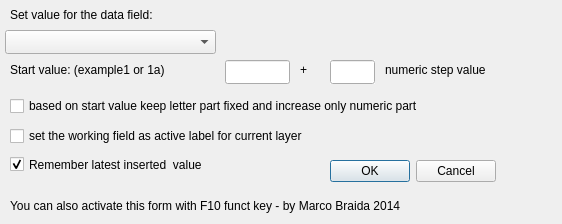
<?xml version="1.0" encoding="UTF-8"?>
<ui version="4.0">
 <class>HouseNumbering_update_selected_form</class>
 <widget class="QDialog" name="HouseNumbering_update_selected_form">
  <property name="geometry">
   <rect>
    <x>0</x>
    <y>0</y>
    <width>562</width>
    <height>224</height>
   </rect>
  </property>
  <property name="windowTitle">
   <string>HouseNumbering</string>
  </property>
  <widget class="QDialogButtonBox" name="buttonBox">
   <property name="geometry">
    <rect>
     <x>295</x>
     <y>155</y>
     <width>201</width>
     <height>32</height>
    </rect>
   </property>
   <property name="orientation">
    <enum>Qt::Horizontal</enum>
   </property>
   <property name="standardButtons">
    <set>QDialogButtonBox::Cancel|QDialogButtonBox::Ok</set>
   </property>
  </widget>
  <widget class="QComboBox" name="CBfields">
   <property name="geometry">
    <rect>
     <x>5</x>
     <y>30</y>
     <width>211</width>
     <height>24</height>
    </rect>
   </property>
  </widget>
  <widget class="QLineEdit" name="QLEvalore">
   <property name="geometry">
    <rect>
     <x>225</x>
     <y>60</y>
     <width>65</width>
     <height>24</height>
    </rect>
   </property>
  </widget>
  <widget class="QLabel" name="label">
   <property name="geometry">
    <rect>
     <x>10</x>
     <y>5</y>
     <width>491</width>
     <height>20</height>
    </rect>
   </property>
   <property name="layoutDirection">
    <enum>Qt::LeftToRight</enum>
   </property>
   <property name="text">
    <string>Set value for the data field:</string>
   </property>
  </widget>
  <widget class="QLabel" name="label_2">
   <property name="geometry">
    <rect>
     <x>10</x>
     <y>60</y>
     <width>206</width>
     <height>20</height>
    </rect>
   </property>
   <property name="layoutDirection">
    <enum>Qt::RightToLeft</enum>
   </property>
   <property name="text">
    <string>Start value: (example1 or 1a)</string>
   </property>
  </widget>
  <widget class="QLabel" name="label_3">
   <property name="geometry">
    <rect>
     <x>10</x>
     <y>195</y>
     <width>501</width>
     <height>21</height>
    </rect>
   </property>
   <property name="text">
    <string>You can also activate this form with F10 funct key - by Marco Braida 2014</string>
   </property>
  </widget>
  <widget class="QCheckBox" name="cBkeepLatestValue">
   <property name="geometry">
    <rect>
     <x>10</x>
     <y>155</y>
     <width>251</width>
     <height>19</height>
    </rect>
   </property>
   <property name="text">
    <string>Remember latest inserted  value</string>
   </property>
   <property name="checked">
    <bool>true</bool>
   </property>
  </widget>
  <widget class="QLineEdit" name="QLEnsteps">
   <property name="geometry">
    <rect>
     <x>330</x>
     <y>60</y>
     <width>45</width>
     <height>24</height>
    </rect>
   </property>
   <property name="autoFillBackground">
    <bool>true</bool>
   </property>
   <property name="maxLength">
    <number>4</number>
   </property>
  </widget>
  <widget class="QCheckBox" name="cBkeepCharFixed">
   <property name="geometry">
    <rect>
     <x>10</x>
     <y>95</y>
     <width>541</width>
     <height>22</height>
    </rect>
   </property>
   <property name="text">
    <string>based on start value keep letter part fixed and increase only numeric part</string>
   </property>
  </widget>
  <widget class="QLabel" name="label_4">
   <property name="geometry">
    <rect>
     <x>300</x>
     <y>60</y>
     <width>10</width>
     <height>20</height>
    </rect>
   </property>
   <property name="layoutDirection">
    <enum>Qt::RightToLeft</enum>
   </property>
   <property name="text">
    <string>+</string>
   </property>
  </widget>
  <widget class="QLabel" name="label_5">
   <property name="geometry">
    <rect>
     <x>385</x>
     <y>60</y>
     <width>140</width>
     <height>20</height>
    </rect>
   </property>
   <property name="layoutDirection">
    <enum>Qt::RightToLeft</enum>
   </property>
   <property name="text">
    <string>numeric step value</string>
   </property>
  </widget>
  <widget class="QCheckBox" name="cBsetLabel">
   <property name="geometry">
    <rect>
     <x>10</x>
     <y>125</y>
     <width>426</width>
     <height>22</height>
    </rect>
   </property>
   <property name="text">
    <string>set the working field as active label for current layer</string>
   </property>
  </widget>
 </widget>
 <tabstops>
  <tabstop>QLEvalore</tabstop>
  <tabstop>CBfields</tabstop>
  <tabstop>cBkeepLatestValue</tabstop>
  <tabstop>buttonBox</tabstop>
 </tabstops>
 <resources/>
 <connections>
  <connection>
   <sender>buttonBox</sender>
   <signal>accepted()</signal>
   <receiver>HouseNumbering_update_selected_form</receiver>
   <slot>accept()</slot>
   <hints>
    <hint type="sourcelabel">
     <x>248</x>
     <y>254</y>
    </hint>
    <hint type="destinationlabel">
     <x>157</x>
     <y>274</y>
    </hint>
   </hints>
  </connection>
  <connection>
   <sender>buttonBox</sender>
   <signal>rejected()</signal>
   <receiver>HouseNumbering_update_selected_form</receiver>
   <slot>reject()</slot>
   <hints>
    <hint type="sourcelabel">
     <x>316</x>
     <y>260</y>
    </hint>
    <hint type="destinationlabel">
     <x>286</x>
     <y>274</y>
    </hint>
   </hints>
  </connection>
 </connections>
</ui>
